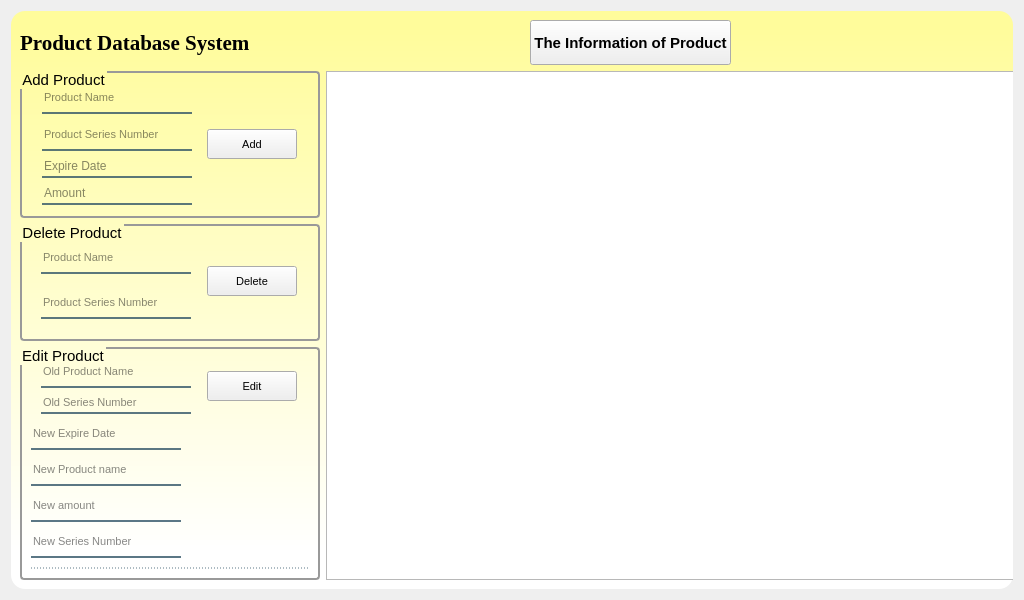
<?xml version="1.0" encoding="UTF-8"?>
<ui version="4.0">
 <class>Frame</class>
 <widget class="QFrame" name="Frame">
  <property name="geometry">
   <rect>
    <x>0</x>
    <y>0</y>
    <width>1024</width>
    <height>600</height>
   </rect>
  </property>
  <property name="minimumSize">
   <size>
    <width>980</width>
    <height>0</height>
   </size>
  </property>
  <property name="windowTitle">
   <string/>
  </property>
  <property name="styleSheet">
   <string notr="true">
QWidget#widget{
background-color: qlineargradient(spread:pad, x1:0.5, y1:0, x2:0.5, y2:1, stop:0.0284091 rgba(255, 252, 155), stop:0.9375 rgba(255, 255, 255, 255));

border-radius: 14;
}

QGroupBox {
border: 2px solid #999999;
border-radius: 4px;
margin-top: 0.5em;
}
QGroupBox::title {
subcontrol-origin: margin;
subcontrol-position: top left;
left: 1em;
top: 0.1em;
}</string>
  </property>
  <layout class="QVBoxLayout" name="verticalLayout_6">
   <item>
    <widget class="QWidget" name="widget" native="true">
     <property name="minimumSize">
      <size>
       <width>950</width>
       <height>550</height>
      </size>
     </property>
     <layout class="QVBoxLayout" name="verticalLayout_5">
      <item>
       <layout class="QHBoxLayout" name="horizontalLayout_6">
        <property name="spacing">
         <number>7</number>
        </property>
        <item>
         <layout class="QHBoxLayout" name="horizontalLayout_5">
          <item>
           <widget class="QLabel" name="label">
            <property name="font">
             <font>
              <family>Times New Roman</family>
              <pointsize>16</pointsize>
              <weight>75</weight>
              <bold>true</bold>
             </font>
            </property>
            <property name="text">
             <string>Product Database System</string>
            </property>
           </widget>
          </item>
          <item>
           <spacer name="horizontalSpacer_2">
            <property name="orientation">
             <enum>Qt::Horizontal</enum>
            </property>
            <property name="sizeHint" stdset="0">
             <size>
              <width>88</width>
              <height>20</height>
             </size>
            </property>
           </spacer>
          </item>
          <item>
           <widget class="QPushButton" name="fresh_pushButton">
            <property name="minimumSize">
             <size>
              <width>130</width>
              <height>45</height>
             </size>
            </property>
            <property name="font">
             <font>
              <pointsize>11</pointsize>
              <weight>75</weight>
              <bold>true</bold>
             </font>
            </property>
            <property name="text">
             <string>The Information of Product</string>
            </property>
           </widget>
          </item>
          <item>
           <spacer name="horizontalSpacer">
            <property name="orientation">
             <enum>Qt::Horizontal</enum>
            </property>
            <property name="sizeHint" stdset="0">
             <size>
              <width>138</width>
              <height>20</height>
             </size>
            </property>
           </spacer>
          </item>
         </layout>
        </item>
       </layout>
      </item>
      <item>
       <layout class="QHBoxLayout" name="horizontalLayout_4">
        <item>
         <layout class="QVBoxLayout" name="verticalLayout_4">
          <item>
           <widget class="QGroupBox" name="groupBox_2">
            <property name="minimumSize">
             <size>
              <width>300</width>
              <height>50</height>
             </size>
            </property>
            <property name="maximumSize">
             <size>
              <width>240</width>
              <height>16777215</height>
             </size>
            </property>
            <property name="font">
             <font>
              <pointsize>11</pointsize>
              <weight>50</weight>
              <bold>false</bold>
             </font>
            </property>
            <property name="title">
             <string>Add Product</string>
            </property>
            <layout class="QHBoxLayout" name="horizontalLayout_3">
             <property name="leftMargin">
              <number>11</number>
             </property>
             <property name="topMargin">
              <number>11</number>
             </property>
             <property name="rightMargin">
              <number>11</number>
             </property>
             <property name="bottomMargin">
              <number>11</number>
             </property>
             <item>
              <layout class="QVBoxLayout" name="verticalLayout_2">
               <property name="spacing">
                <number>7</number>
               </property>
               <item>
                <widget class="QLineEdit" name="add_user_of_user_name_lineEdit">
                 <property name="minimumSize">
                  <size>
                   <width>90</width>
                   <height>30</height>
                  </size>
                 </property>
                 <property name="maximumSize">
                  <size>
                   <width>150</width>
                   <height>30</height>
                  </size>
                 </property>
                 <property name="font">
                  <font>
                   <pointsize>8</pointsize>
                  </font>
                 </property>
                 <property name="styleSheet">
                  <string notr="true">background-color:rgba(0,0,0,0);
border:none;
border-bottom:2px solid rgba(46,82,101,200);
color:rgba(0,0,0,240);
padding-bottom:2px;</string>
                 </property>
                 <property name="placeholderText">
                  <string>Product Name</string>
                 </property>
                 <property name="cursorMoveStyle">
                  <enum>Qt::LogicalMoveStyle</enum>
                 </property>
                </widget>
               </item>
               <item>
                <widget class="QLineEdit" name="add_user_of_password_lineEdit">
                 <property name="minimumSize">
                  <size>
                   <width>90</width>
                   <height>30</height>
                  </size>
                 </property>
                 <property name="maximumSize">
                  <size>
                   <width>150</width>
                   <height>30</height>
                  </size>
                 </property>
                 <property name="font">
                  <font>
                   <pointsize>8</pointsize>
                  </font>
                 </property>
                 <property name="styleSheet">
                  <string notr="true">background-color:rgba(0,0,0,0);
border:none;
border-bottom:2px solid rgba(46,82,101,200);
color:rgba(0,0,0,240);
padding-bottom:2px;</string>
                 </property>
                 <property name="placeholderText">
                  <string>Product Series Number</string>
                 </property>
                </widget>
               </item>
               <item>
                <widget class="QLineEdit" name="lineEdit">
                 <property name="maximumSize">
                  <size>
                   <width>150</width>
                   <height>30</height>
                  </size>
                 </property>
                 <property name="styleSheet">
                  <string notr="true">background-color:rgba(0,0,0,0);
border:none;
border-bottom:2px solid rgba(46,82,101,200);
color:rgba(0,0,0,240);
padding-bottom:2px;</string>
                 </property>
                 <property name="placeholderText">
                  <string>Expire Date</string>
                 </property>
                </widget>
               </item>
               <item>
                <widget class="QLineEdit" name="lineEdit_4">
                 <property name="maximumSize">
                  <size>
                   <width>150</width>
                   <height>30</height>
                  </size>
                 </property>
                 <property name="styleSheet">
                  <string notr="true">background-color:rgba(0,0,0,0);
border:none;
border-bottom:2px solid rgba(46,82,101,200);
color:rgba(0,0,0,240);
padding-bottom:2px;</string>
                 </property>
                 <property name="placeholderText">
                  <string>Amount</string>
                 </property>
                </widget>
               </item>
              </layout>
             </item>
             <item>
              <widget class="QPushButton" name="add_user_pushButton">
               <property name="minimumSize">
                <size>
                 <width>90</width>
                 <height>30</height>
                </size>
               </property>
               <property name="maximumSize">
                <size>
                 <width>90</width>
                 <height>30</height>
                </size>
               </property>
               <property name="font">
                <font>
                 <pointsize>8</pointsize>
                 <weight>50</weight>
                 <bold>false</bold>
                </font>
               </property>
               <property name="text">
                <string>Add</string>
               </property>
              </widget>
             </item>
            </layout>
           </widget>
          </item>
          <item>
           <widget class="QGroupBox" name="groupBox">
            <property name="minimumSize">
             <size>
              <width>300</width>
              <height>50</height>
             </size>
            </property>
            <property name="maximumSize">
             <size>
              <width>240</width>
              <height>16777215</height>
             </size>
            </property>
            <property name="font">
             <font>
              <pointsize>11</pointsize>
              <weight>50</weight>
              <bold>false</bold>
             </font>
            </property>
            <property name="title">
             <string>Delete Product</string>
            </property>
            <layout class="QHBoxLayout" name="horizontalLayout">
             <property name="bottomMargin">
              <number>11</number>
             </property>
             <item>
              <layout class="QVBoxLayout" name="verticalLayout_3">
               <item>
                <widget class="QLineEdit" name="lineEdit_2">
                 <property name="maximumSize">
                  <size>
                   <width>150</width>
                   <height>30</height>
                  </size>
                 </property>
                 <property name="font">
                  <font>
                   <pointsize>8</pointsize>
                  </font>
                 </property>
                 <property name="styleSheet">
                  <string notr="true">background-color:rgba(0,0,0,0);
border:none;
border-bottom:2px solid rgba(46,82,101,200);
color:rgba(0,0,0,240);
padding-bottom:2px;</string>
                 </property>
                 <property name="placeholderText">
                  <string>Product Name</string>
                 </property>
                </widget>
               </item>
               <item>
                <widget class="QLineEdit" name="lineEdit_3">
                 <property name="maximumSize">
                  <size>
                   <width>150</width>
                   <height>30</height>
                  </size>
                 </property>
                 <property name="font">
                  <font>
                   <pointsize>8</pointsize>
                  </font>
                 </property>
                 <property name="styleSheet">
                  <string notr="true">background-color:rgba(0,0,0,0);
border:none;
border-bottom:2px solid rgba(46,82,101,200);
color:rgba(0,0,0,240);
padding-bottom:2px;</string>
                 </property>
                 <property name="placeholderText">
                  <string>Product Series Number</string>
                 </property>
                </widget>
               </item>
              </layout>
             </item>
             <item>
              <widget class="QPushButton" name="delete_user_pushButton">
               <property name="minimumSize">
                <size>
                 <width>90</width>
                 <height>30</height>
                </size>
               </property>
               <property name="maximumSize">
                <size>
                 <width>90</width>
                 <height>30</height>
                </size>
               </property>
               <property name="font">
                <font>
                 <pointsize>8</pointsize>
                 <weight>50</weight>
                 <bold>false</bold>
                </font>
               </property>
               <property name="text">
                <string>Delete</string>
               </property>
              </widget>
             </item>
            </layout>
           </widget>
          </item>
          <item>
           <widget class="QGroupBox" name="groupBox_3">
            <property name="minimumSize">
             <size>
              <width>300</width>
              <height>160</height>
             </size>
            </property>
            <property name="maximumSize">
             <size>
              <width>240</width>
              <height>16777215</height>
             </size>
            </property>
            <property name="font">
             <font>
              <pointsize>11</pointsize>
              <weight>50</weight>
              <bold>false</bold>
             </font>
            </property>
            <property name="title">
             <string>Edit Product</string>
            </property>
            <layout class="QVBoxLayout" name="verticalLayout_7">
             <item>
              <layout class="QHBoxLayout" name="horizontalLayout_2">
               <item>
                <layout class="QVBoxLayout" name="verticalLayout">
                 <item>
                  <widget class="QLineEdit" name="change_user_of_id_lineEdit">
                   <property name="minimumSize">
                    <size>
                     <width>90</width>
                     <height>30</height>
                    </size>
                   </property>
                   <property name="maximumSize">
                    <size>
                     <width>150</width>
                     <height>30</height>
                    </size>
                   </property>
                   <property name="font">
                    <font>
                     <pointsize>8</pointsize>
                    </font>
                   </property>
                   <property name="styleSheet">
                    <string notr="true">background-color:rgba(0,0,0,0);
border:none;
border-bottom:2px solid rgba(46,82,101,200);
color:rgba(0,0,0,240);
padding-bottom:2px;</string>
                   </property>
                   <property name="placeholderText">
                    <string>Old Product Name</string>
                   </property>
                  </widget>
                 </item>
                 <item>
                  <widget class="QLineEdit" name="lineEdit_5">
                   <property name="maximumSize">
                    <size>
                     <width>150</width>
                     <height>30</height>
                    </size>
                   </property>
                   <property name="font">
                    <font>
                     <pointsize>8</pointsize>
                    </font>
                   </property>
                   <property name="styleSheet">
                    <string notr="true">background-color:rgba(0,0,0,0);
border:none;
border-bottom:2px solid rgba(46,82,101,200);
color:rgba(0,0,0,240);
padding-bottom:2px;</string>
                   </property>
                   <property name="placeholderText">
                    <string>Old Series Number</string>
                   </property>
                  </widget>
                 </item>
                </layout>
               </item>
               <item>
                <widget class="QPushButton" name="change_user_pushButton">
                 <property name="minimumSize">
                  <size>
                   <width>90</width>
                   <height>30</height>
                  </size>
                 </property>
                 <property name="maximumSize">
                  <size>
                   <width>90</width>
                   <height>30</height>
                  </size>
                 </property>
                 <property name="font">
                  <font>
                   <pointsize>8</pointsize>
                   <weight>50</weight>
                   <bold>false</bold>
                  </font>
                 </property>
                 <property name="text">
                  <string>Edit</string>
                 </property>
                </widget>
               </item>
              </layout>
             </item>
             <item>
              <layout class="QVBoxLayout" name="verticalLayout_8">
               <item>
                <widget class="QLineEdit" name="change_user_of_phone_lineEdit">
                 <property name="minimumSize">
                  <size>
                   <width>50</width>
                   <height>30</height>
                  </size>
                 </property>
                 <property name="maximumSize">
                  <size>
                   <width>150</width>
                   <height>30</height>
                  </size>
                 </property>
                 <property name="font">
                  <font>
                   <pointsize>8</pointsize>
                  </font>
                 </property>
                 <property name="styleSheet">
                  <string notr="true">background-color:rgba(0,0,0,0);
border:none;
border-bottom:2px solid rgba(46,82,101,200);
color:rgba(0,0,0,240);
padding-bottom:2px;</string>
                 </property>
                 <property name="placeholderText">
                  <string>New Expire Date</string>
                 </property>
                </widget>
               </item>
               <item>
                <widget class="QLineEdit" name="change_user_of_user_name_lineEdit">
                 <property name="minimumSize">
                  <size>
                   <width>140</width>
                   <height>30</height>
                  </size>
                 </property>
                 <property name="maximumSize">
                  <size>
                   <width>150</width>
                   <height>30</height>
                  </size>
                 </property>
                 <property name="font">
                  <font>
                   <pointsize>8</pointsize>
                  </font>
                 </property>
                 <property name="styleSheet">
                  <string notr="true">background-color:rgba(0,0,0,0);
border:none;
border-bottom:2px solid rgba(46,82,101,200);
color:rgba(0,0,0,240);
padding-bottom:1px;</string>
                 </property>
                 <property name="placeholderText">
                  <string>New Product name</string>
                 </property>
                </widget>
               </item>
               <item>
                <widget class="QLineEdit" name="change_user_of_password_lineEdit">
                 <property name="minimumSize">
                  <size>
                   <width>90</width>
                   <height>30</height>
                  </size>
                 </property>
                 <property name="maximumSize">
                  <size>
                   <width>150</width>
                   <height>30</height>
                  </size>
                 </property>
                 <property name="font">
                  <font>
                   <pointsize>8</pointsize>
                  </font>
                 </property>
                 <property name="styleSheet">
                  <string notr="true">background-color:rgba(0,0,0,0);
border:none;
border-bottom:2px solid rgba(46,82,101,200);
color:rgba(0,0,0,240);
padding-bottom:2px;</string>
                 </property>
                 <property name="placeholderText">
                  <string>New amount</string>
                 </property>
                </widget>
               </item>
               <item>
                <widget class="QLineEdit" name="change_user_of_email_lineEdit">
                 <property name="minimumSize">
                  <size>
                   <width>140</width>
                   <height>30</height>
                  </size>
                 </property>
                 <property name="maximumSize">
                  <size>
                   <width>150</width>
                   <height>30</height>
                  </size>
                 </property>
                 <property name="font">
                  <font>
                   <pointsize>8</pointsize>
                  </font>
                 </property>
                 <property name="styleSheet">
                  <string notr="true">background-color:rgba(0,0,0,0);
border:none;
border-bottom:2px solid rgba(46,82,101,200);
color:rgba(0,0,0,240);
padding-bottom:2px;</string>
                 </property>
                 <property name="placeholderText">
                  <string>New Series Number</string>
                 </property>
                </widget>
               </item>
              </layout>
             </item>
             <item>
              <widget class="QLineEdit" name="change_user_of_user_name_lineEdit_2">
               <property name="enabled">
                <bool>false</bool>
               </property>
               <property name="maximumSize">
                <size>
                 <width>16777215</width>
                 <height>5</height>
                </size>
               </property>
               <property name="font">
                <font>
                 <pointsize>9</pointsize>
                </font>
               </property>
               <property name="styleSheet">
                <string notr="true">background-color:rgba(0,0,0,0);
border:none;
border-bottom:1px dashed rgba(46,82,101,200);
color:rgba(0,0,0,240);
padding-bottom:1px;</string>
               </property>
               <property name="readOnly">
                <bool>true</bool>
               </property>
               <property name="placeholderText">
                <string/>
               </property>
              </widget>
             </item>
            </layout>
           </widget>
          </item>
         </layout>
        </item>
        <item>
         <widget class="QTableWidget" name="tableWidget">
          <property name="minimumSize">
           <size>
            <width>750</width>
            <height>400</height>
           </size>
          </property>
         </widget>
        </item>
       </layout>
      </item>
     </layout>
    </widget>
   </item>
  </layout>
 </widget>
 <resources/>
 <connections/>
</ui>
